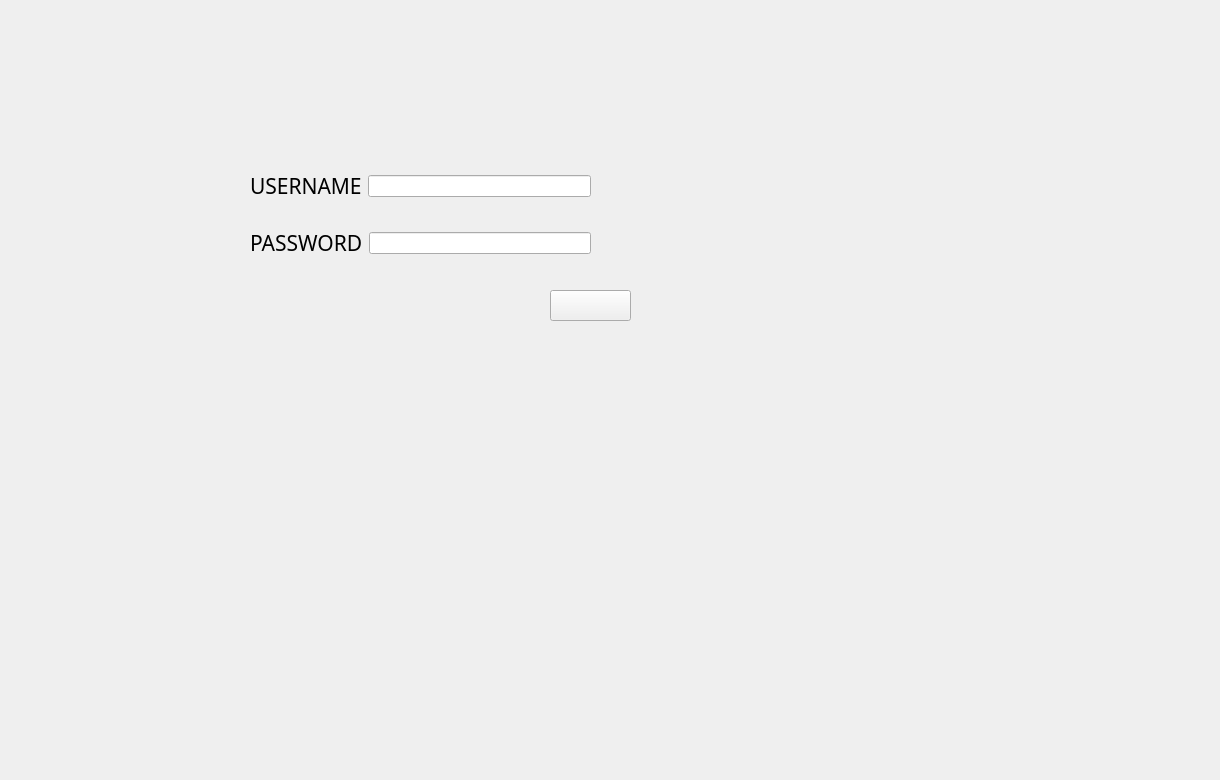
      <widget class="QWidget" name="page_1">
       <widget class="QLabel" name="label">
        <property name="geometry">
         <rect>
          <x>10</x>
          <y>-80</y>
          <width>1201</width>
          <height>771</height>
         </rect>
        </property>
        <property name="text">
         <string/>
        </property>
        <property name="pixmap">
         <pixmap>../../crm/111.PNG</pixmap>
        </property>
       </widget>
       <widget class="QWidget" name="layoutWidget">
        <property name="geometry">
         <rect>
          <x>250</x>
          <y>150</y>
          <width>341</width>
          <height>131</height>
         </rect>
        </property>
        <layout class="QVBoxLayout" name="verticalLayout">
         <item>
          <layout class="QHBoxLayout" name="horizontalLayout">
           <item>
            <widget class="QLabel" name="label_2">
             <property name="styleSheet">
              <string notr="true">font-family:Baskerville Old Face;</string>
             </property>
             <property name="text">
              <string>&lt;html&gt;&lt;head/&gt;&lt;body&gt;&lt;p align=&quot;justify&quot;&gt;&lt;span style=&quot; font-size:16pt;&quot;&gt;USERNAME&lt;/span&gt;&lt;/p&gt;&lt;/body&gt;&lt;/html&gt;</string>
             </property>
            </widget>
           </item>
           <item>
            <widget class="QLineEdit" name="lineEdit"/>
           </item>
          </layout>
         </item>
         <item>
          <layout class="QHBoxLayout" name="horizontalLayout_2">
           <item>
            <widget class="QLabel" name="label_3">
             <property name="styleSheet">
              <string notr="true">font-family:Baskerville Old Face;</string>
             </property>
             <property name="text">
              <string>&lt;html&gt;&lt;head/&gt;&lt;body&gt;&lt;p&gt;&lt;span style=&quot; font-size:16pt;&quot;&gt;PASSWORD&lt;/span&gt;&lt;/p&gt;&lt;/body&gt;&lt;/html&gt;</string>
             </property>
            </widget>
           </item>
           <item>
            <widget class="QLineEdit" name="lineEdit_2">
             <property name="echoMode">
              <enum>QLineEdit::Password</enum>
             </property>
            </widget>
           </item>
          </layout>
         </item>
        </layout>
       </widget>
       <widget class="QPushButton" name="pushButton">
        <property name="geometry">
         <rect>
          <x>550</x>
          <y>290</y>
          <width>81</width>
          <height>31</height>
         </rect>
        </property>
        <property name="styleSheet">
         <string notr="true">background-image: url(:/crm/LOG.png);</string>
        </property>
        <property name="text">
         <string/>
        </property>
       </widget>
       <widget class="QLabel" name="label_27">
        <property name="geometry">
         <rect>
          <x>90</x>
          <y>150</y>
          <width>171</width>
          <height>141</height>
         </rect>
        </property>
        <property name="text">
         <string/>
        </property>
        <property name="pixmap">
         <pixmap>../../crm/customers-icon-3.png</pixmap>
        </property>
       </widget>
      </widget>
